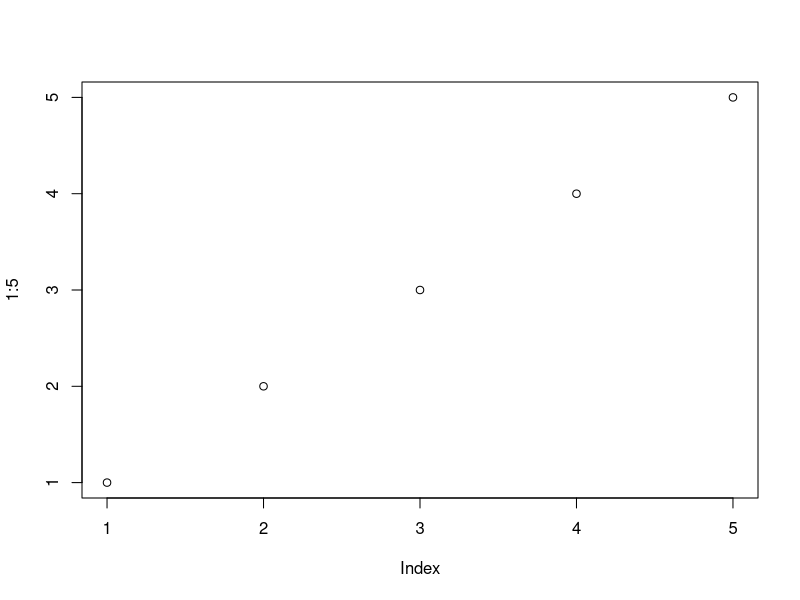

The R source for this figure:
#Codigo para problema 1
#Problema 1
mtcars
mis_dades<-mtcars
mis_dades
dim(mis_dades)
names(mis_dades)

x<-mis_dades$qsec
sum(x)/length(x)
mean(x)
y<-mis_dades$drat
sort(y)
median(y)
quantile(y, 0.25)
quantile(y, 0.75)
z<-mis_dades$mpg
quantile(z, 0.18)
quantile(z, 0.25)
quantile(z, 0.75)
sort(z)
(quantile(z, 0.75))-quantile(z, 0.25)
IQR(z)
IQR(mis_dades$cyl)
mean(mis_dades$cyl)

sd(mis_dades$cyl) 
var(mis_dades$qsec)
x<- (mis_dades$qsec)

sum((x-mean(x))^2)/(length(x)-1)
var(x)
plot(1:5)
